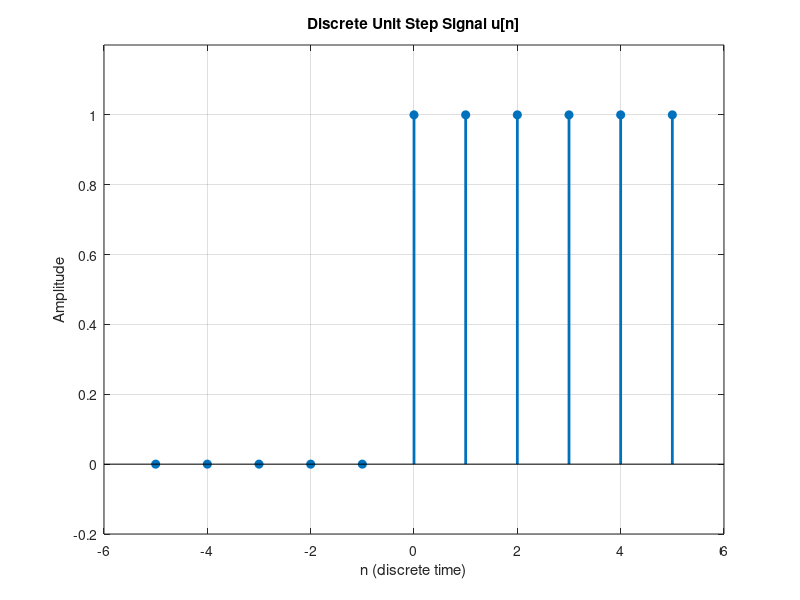

The MATLAB script that drew this image:
% Define discrete time index
n = -5:5; % From -5 to 5
% Generate discrete unit step signal
x = double(n >= 0); % u[n] = 1 for n >= 0, 0 otherwise
% Plot the step signal
stem(n, x, 'filled', 'LineWidth', 2);
grid on;
xlabel('n (discrete time)');
ylabel('Amplitude');
title('Discrete Unit Step Signal u[n]');
ylim([-0.2 1.2]);
